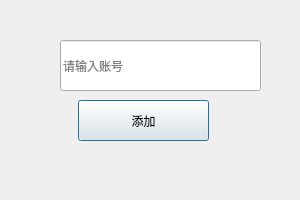
<?xml version="1.0" encoding="UTF-8"?>
<ui version="4.0">
 <class>AddFriendPage</class>
 <widget class="QDialog" name="AddFriendPage">
  <property name="geometry">
   <rect>
    <x>0</x>
    <y>0</y>
    <width>300</width>
    <height>200</height>
   </rect>
  </property>
  <property name="windowTitle">
   <string>Dialog</string>
  </property>
  <widget class="QLineEdit" name="lineEdit">
   <property name="geometry">
    <rect>
     <x>60</x>
     <y>40</y>
     <width>201</width>
     <height>51</height>
    </rect>
   </property>
   <property name="placeholderText">
    <string>请输入账号</string>
   </property>
  </widget>
  <widget class="QPushButton" name="pushButton">
   <property name="geometry">
    <rect>
     <x>78</x>
     <y>100</y>
     <width>131</width>
     <height>41</height>
    </rect>
   </property>
   <property name="text">
    <string>添加</string>
   </property>
  </widget>
 </widget>
 <resources/>
 <connections/>
</ui>
